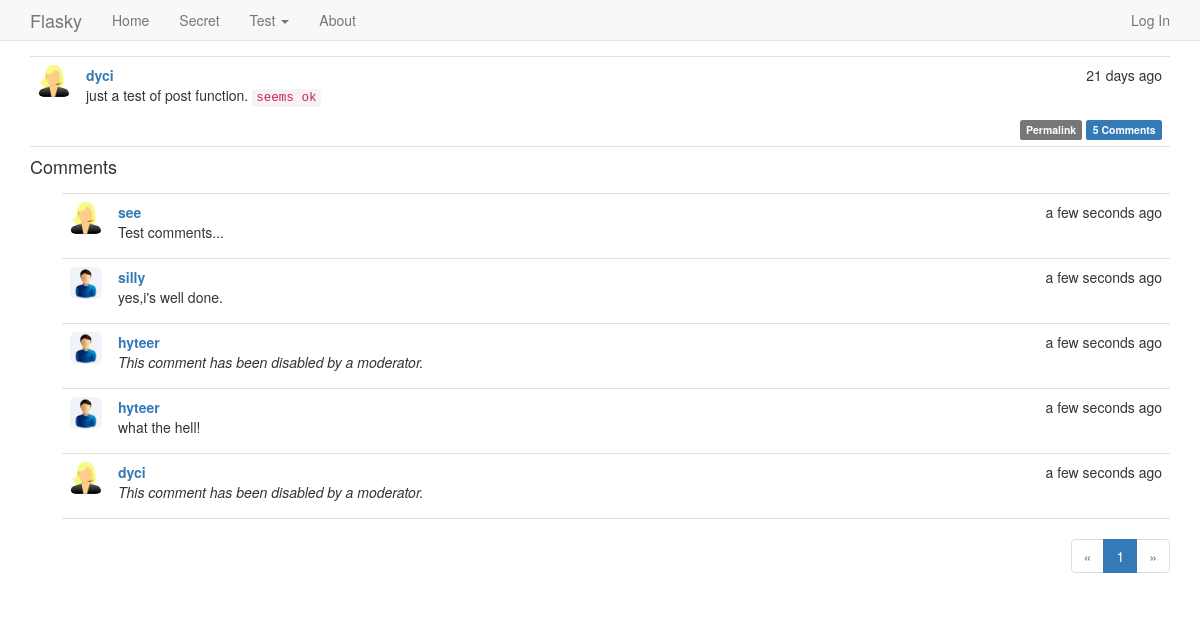
/post/162, run on the app's committed database.
### app/models.py (models this page shows, shortened)
class Post(db.Model):
    __tablename__ = 'posts'
    id = db.Column(db.Integer, primary_key=True)
    body = db.Column(db.Text)
    timestamp = db.Column(db.DateTime, index=True,default=datetime.utcnow)
    author_id = db.Column(db.Integer, db.ForeignKey('users.id'))
    body_html = db.Column(db.Text)
    comments = db.relationship('Comment', backref='post', lazy='dynamic')

class User(UserMixin, db.Model):
    __tablename__ = 'users'
    id = db.Column(db.Integer, primary_key=True)
    email = db.Column(db.String(64), unique=True, index=True)
    username = db.Column(db.String(64), unique=True, index=True)
    role_id = db.Column(db.Integer, db.ForeignKey('roles.id'))
    password_hash = db.Column(db.String(128))
    confirmed = db.Column(db.Boolean, default=False)
    name = db.Column(db.String(64))
    sex = db.Column(db.Integer)     # 1.male 2.female 0. none
    location = db.Column(db.String(64))
    about_me = db.Column(db.Text())
    member_since = db.Column(db.DateTime(), default=datetime.utcnow)
    last_seen = db.Column(db.DateTime(), default=datetime.utcnow)
    posts = db.relationship('Post', backref='author', lazy='dynamic')
    followed = db.relationship('Follow',
                               foreign_keys=[Follow.follower_id],
                               backref=db.backref('follower', lazy='joined'),
                               lazy='dynamic',
                               cascade='all, delete-orphan')
    followers = db.relationship('Follow',
                                foreign_keys=[Follow.followed_id],
                                backref=db.backref('followed', lazy='joined'),
                                lazy='dynamic',
                                cascade='all, delete-orphan')
    comments = db.relationship('Comment', backref='author', lazy='dynamic')
    @property
    def password(self):
        raise AttributeError('password is not a readable attribute')
    def get_avatar(self):
        if self.sex == 1:
            avatar = 'avatar/male.jpg'
            return avatar
        elif self.sex == 2:
            avatar = 'avatar/female.jpg'
            return avatar
        else:
            avatar = 'avatar/none.jpg'
            return avatar

class Comment(db.Model):
    __tablename__ = 'comments'
    id = db.Column(db.Integer, primary_key=True)
    body = db.Column(db.Text)
    body_html = db.Column(db.Text)
    timestamp = db.Column(db.Boolean)
    disabled = db.Column(db.Boolean)
    author_id = db.Column(db.Integer, db.ForeignKey('users.id'))
    post_id = db.Column(db.Integer, db.ForeignKey('posts.id'))

### app/main/views.py (the view)
@main.route('/post/<int:id>', methods=['GET', 'POST'])
def post(id):
    post = Post.query.get_or_404(id)
    form = CommentForm()
    if form.validate_on_submit():
        comment = Comment(body=form.body.data,post=post,
                          author=current_user._get_current_object())
        db.session.add(comment)
        flash('Your comment has been published.')
        return redirect(url_for('.post', id=post.id, page=-1))
    page = request.args.get('page', 1, type=int)
    if page == -1:
        page = (post.comments.count() -1) / current_app.config['FLASKY_COMMENTS_PER_PAGE'] + 1
    pagination = post.comments.order_by(Comment.timestamp.asc()).paginate(
        page, per_page=current_app.config['FLASKY_COMMENTS_PER_PAGE'],
        error_out=False)
    comments = pagination.items
    return render_template('post.html', posts=[post], form=form,
                           comments=comments, pagination=pagination)

### app/auth/views.py (called while the page is built)
@auth.before_app_request
def before_request():
    if current_user.is_authenticated:
        current_user.ping()
        if not current_user.confirmed and  request.endpoint == 'user.secret':
            return redirect(url_for('auth.unconfirmed'))

### app/main/__init__.py (called while the page is built)
@main.app_context_processor
def inject_permissions():
    return dict(Permission=Permission)

### app/models.py (called while the page is built)
    def can(self, permissions):
        return False

    def is_administrator(self):
        return False

### app/user/__init__.py (called while the page is built)
@user.app_context_processor
def inject_permissions():
    return dict(Permission=Permission)

### app/templates/post.html (shortened to what this page needs)
{% extends "base.html" %}
{% import "bootstrap/wtf.html" as wtf %}
{% import "_macros.html" as macros %}
{% block page_content %}
{% include '_posts.html' %}
<h4 id="comments">Comments</h4>
{% include '_comments.html' %}
{% if pagination %}
<div class="pagination">
    {{ macros.pagination_widget(pagination, '.post', fragment='#comments', id=posts[0].id) }}
</div>
{% endif %}
{% endblock %}

### app/templates/_posts.html (shortened to what this page needs)
<ul class="posts">
    {% for post in posts %}
    <li class="post">
        <div class="post-thumbnail">
            <a href="{{ url_for('user.user_home',username=post.author.username) }}">
                <img class="img-rounded profile-thumbnail0" src="{{ url_for('static',filename=post.author.get_avatar()) }}" with="32" height="32">
            </a>
        </div>
        <div class="post-content">
            <div class="post-date">{{ moment(post.timestamp).fromNow() }}</div>
            <div class="post-author"><a href="{{ url_for('user.user_home',username=post.author.username) }}">{{ post.author.username }}</a></div>
            <div class="post-body">
                {% if post.body_html %}
                    {{ post.body_html | safe }}
                {% else %}
                    {{ post.body }}
                {% endif %}
            </div>
            <div class="post-footer">
                <a href="{{url_for('main.post', id=post.id) }}">
                    <span class="label label-default">Permalink</span>
                </a>
                <a href="{{ url_for('main.post', id=post.id) }}#comments">
                    <span class="label label-primary">{{ post.comments.count() }} Comments</span>
                </a>
            </div>
        </div>
    </li>
    {% endfor %}
</ul>

### app/templates/_comments.html (shortened to what this page needs)
<ul class="comments">
    {% for comment in comments %}
    <li class="comment">
        <div class="comment-thumbnail">
            <a href="{{ url_for('user.user_home', username=comment.author.username) }}">
                <img class="img-rounded profile-thumbnail" src="{{ url_for('static',filename=comment.author.get_avatar()) }}"  with="32" height="32">
            </a>
        </div>
        <div class="comment-content">
            <div class="comment-date">{{ moment(comment.timestamp).fromNow() }}</div>
            <div class="comment-author"><a href="{{ url_for('user.user_home', username=comment.author.username) }}">{{ comment.author.username }}</a></div>
            <div class="comment-body">
                {% if comment.disabled %}
                <p><i>This comment has been disabled by a moderator.</i></p>
                {% endif %}
                {% if moderate or not comment.disabled %}
                    {% if comment.body_html %}
                        {{ comment.body_html | safe }}
                    {% else %}
                        {{ comment.body }}
                    {% endif %}
                {% endif %}
            </div>
        </div>
    </li>
    {% endfor %}
</ul>

### app/static/css/styles.css (style rules this page uses)
body { position: relative; padding-top: 40px; padding-bottom: 30px; }
.profile-thumbnail { position: absolute; }
ul.posts { list-style-type: none; padding: 0px; margin: 16px 0px 0px 0px; border-top: 1px solid #e0e0e0; }
ul.posts li.post { padding: 8px; border-bottom: 1px solid #e0e0e0; }
div.post-date { float: right; }
div.post-author { font-weight: bold; }
div.post-thumbnail { position: absolute; }
div.post-content { margin-left: 48px; min-height: 48px; }
div.post-footer { text-align: right; }
ul.comments { list-style-type: none; padding: 0px; margin: 16px 0px 0px 0px; }
ul.comments li.comment { margin-left: 32px; padding: 8px; border-bottom: 1px solid #e0e0e0; }
ul.comments li.comment:nth-child(1) { border-top: 1px solid #e0e0e0; }
div.comment-date { float: right; }
div.comment-author { font-weight: bold; }
div.comment-thumbnail { position: absolute; }
div.comment-content { margin-left: 48px; min-height: 48px; }
div.pagination { width: 100%; text-align: right; padding: 0px; margin: 0px; }

### data on the page
Post: timestamp "21 days ago", author.username "dyci", body_html "just a test of post function. seems ok", comments.count "5"
Comment: timestamp "a few seconds ago", author.username "see", body_html "Test comments..."
Comment: timestamp "a few seconds ago", author.username "silly", body_html "yes,i's well done."
Comment: timestamp "a few seconds ago", author.username "hyteer", shows "This comment has been disabled by a moderator."
Comment: timestamp "a few seconds ago", author.username "hyteer", body_html "what the hell!"
Comment: timestamp "a few seconds ago", author.username "dyci", shows "This comment has been disabled by a moderator."

### other printed values
{{ p }} "1"
